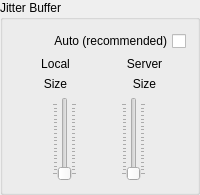
                 <widget class="QGroupBox" name="grbJitterBuffer">
                  <property name="title">
                   <string>Jitter Buffer</string>
                  </property>
                  <layout class="QVBoxLayout" name="_15">
                   <item>
                    <widget class="QCheckBox" name="chbAutoJitBuf">
                     <property name="sizePolicy">
                      <sizepolicy hsizetype="Preferred" vsizetype="Fixed">
                       <horstretch>0</horstretch>
                       <verstretch>0</verstretch>
                      </sizepolicy>
                     </property>
                     <property name="layoutDirection">
                      <enum>Qt::RightToLeft</enum>
                     </property>
                     <property name="text">
                      <string>Auto (recommended)</string>
                     </property>
                    </widget>
                   </item>
                   <item>
                    <layout class="QHBoxLayout" name="_16">
                     <item>
                      <widget class="QLabel" name="lblNetBufLabel">
                       <property name="text">
                        <string>Local</string>
                       </property>
                       <property name="alignment">
                        <set>Qt::AlignCenter</set>
                       </property>
                       <property name="wordWrap">
                        <bool>false</bool>
                       </property>
                      </widget>
                     </item>
                     <item>
                      <widget class="QLabel" name="lblNetBufServerLabel">
                       <property name="text">
                        <string>Server</string>
                       </property>
                       <property name="alignment">
                        <set>Qt::AlignCenter</set>
                       </property>
                       <property name="wordWrap">
                        <bool>false</bool>
                       </property>
                      </widget>
                     </item>
                    </layout>
                   </item>
                   <item>
                    <layout class="QHBoxLayout" name="_17">
                     <item>
                      <widget class="QLabel" name="lblNetBuf">
                       <property name="text">
                        <string>Size</string>
                       </property>
                       <property name="alignment">
                        <set>Qt::AlignCenter</set>
                       </property>
                       <property name="wordWrap">
                        <bool>false</bool>
                       </property>
                      </widget>
                     </item>
                     <item>
                      <widget class="QLabel" name="lblNetBufServer">
                       <property name="text">
                        <string>Size</string>
                       </property>
                       <property name="alignment">
                        <set>Qt::AlignCenter</set>
                       </property>
                       <property name="wordWrap">
                        <bool>false</bool>
                       </property>
                      </widget>
                     </item>
                    </layout>
                   </item>
                   <item>
                    <layout class="QHBoxLayout" name="_18">
                     <item>
                      <spacer>
                       <property name="orientation">
                        <enum>Qt::Horizontal</enum>
                       </property>
                       <property name="sizeType">
                        <enum>QSizePolicy::Minimum</enum>
                       </property>
                       <property name="sizeHint" stdset="0">
                        <size>
                         <width>0</width>
                         <height>0</height>
                        </size>
                       </property>
                      </spacer>
                     </item>
                     <item>
                      <widget class="QSlider" name="sldNetBuf">
                       <property name="minimum">
                        <number>1</number>
                       </property>
                       <property name="maximum">
                        <number>20</number>
                       </property>
                       <property name="pageStep">
                        <number>1</number>
                       </property>
                       <property name="orientation">
                        <enum>Qt::Vertical</enum>
                       </property>
                       <property name="tickPosition">
                        <enum>QSlider::TicksBothSides</enum>
                       </property>
                      </widget>
                     </item>
                     <item>
                      <spacer>
                       <property name="orientation">
                        <enum>Qt::Horizontal</enum>
                       </property>
                       <property name="sizeType">
                        <enum>QSizePolicy::Minimum</enum>
                       </property>
                       <property name="sizeHint" stdset="0">
                        <size>
                         <width>0</width>
                         <height>0</height>
                        </size>
                       </property>
                      </spacer>
                     </item>
                     <item>
                      <widget class="QSlider" name="sldNetBufServer">
                       <property name="minimum">
                        <number>1</number>
                       </property>
                       <property name="maximum">
                        <number>20</number>
                       </property>
                       <property name="pageStep">
                        <number>1</number>
                       </property>
                       <property name="orientation">
                        <enum>Qt::Vertical</enum>
                       </property>
                       <property name="tickPosition">
                        <enum>QSlider::TicksBothSides</enum>
                       </property>
                      </widget>
                     </item>
                    </layout>
                   </item>
                  </layout>
                 </widget>
